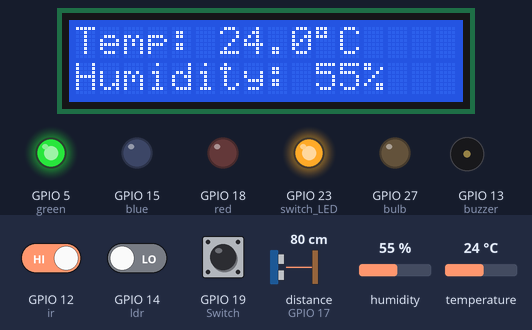
This sketch was run on a simulated ESP32. Parts: 16×2 character LCD, output pins drawn as LEDs (lit = HIGH), buzzer (waves = sounding, pin HIGH). Wiring (inferred from the names in the program): ultrasonic range finder: trigger GPIO 16; echo GPIO 17. The test bench sets the inputs (shaded band); at power-on: distance to the obstacle (sensor on GPIO 17) 80 cm, GPIO 19 (Switch) HIGH, humidity 55 %, GPIO 12 (ir) HIGH, GPIO 14 (ldr) LOW, temperature 24 °C. The echo pulse lasts 58.3 µs per cm; pins used as bus, display or sensor lines are not drawn; what the sketch prints to the serial monitor is not drawn.

Above: at 1.2 s.
1.3 s: distance to the obstacle (sensor on GPIO 17) set to 34 cm
4.2 s: distance to the obstacle (sensor on GPIO 17) set to 28 cm
At 4.8 s:
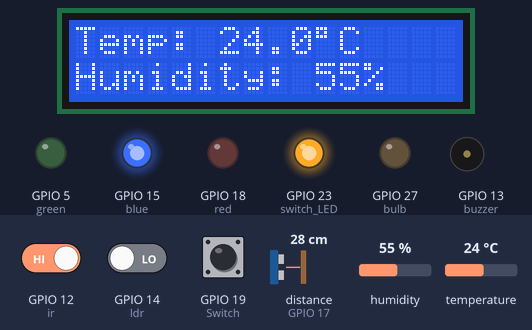
7.1 s: GPIO 19 (Switch) pulled LOW for 2.55 s
At 9.6 s:
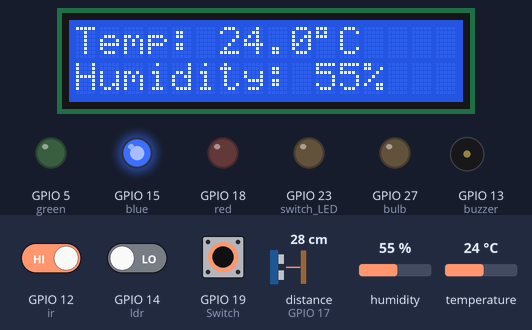
12.3 s: humidity set to 22 %
At 14.1 s:
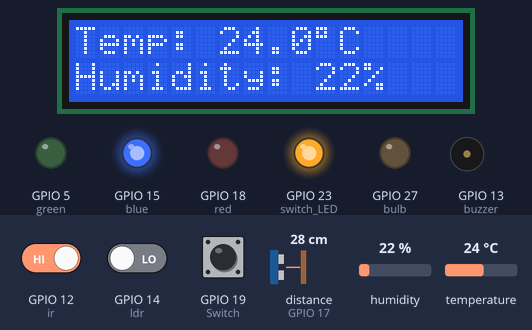
15.2 s: distance to the obstacle (sensor on GPIO 17) set to 18 cm
18.5 s: distance to the obstacle (sensor on GPIO 17) set to 14 cm
At 20.5 s:
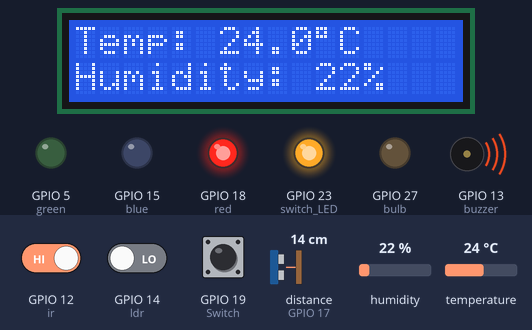
Timing chart, 0 to 22.0 s (numbered marks = the images above; inputs shaded):
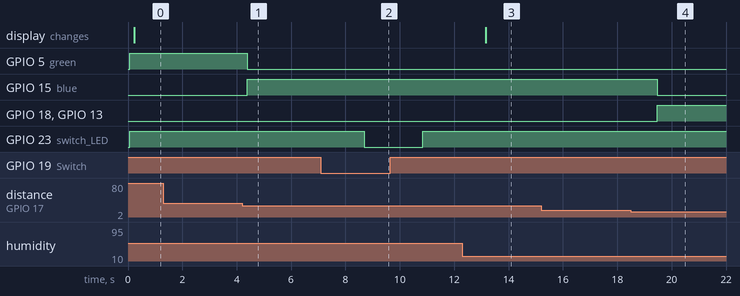

Measured:
- the behaviour switches between 31 and 30 cm on distance to the obstacle (sensor on GPIO 17) (found by bisection; images 0 and 1)
- the behaviour switches between 16 and 15 cm on distance to the obstacle (sensor on GPIO 17) (found by bisection; images 3 and 4)
- after the input at 1.3 s, every drawn part: stays the same
- after the input at 4.2 s, GPIO 5 (green): HIGH → LOW after 0.18 s; GPIO 15 (blue): LOW → HIGH after 0.18 s
- after the input at 7.1 s, GPIO 23 (switch_LED): HIGH → LOW after 1.6 s, → HIGH 2.2 s later
- after the input at 12.3 s, the display: changes after 0.85 s (image 3)
- after the input at 15.2 s, every drawn part: stays the same
- after the input at 18.5 s, GPIO 15 (blue): HIGH → LOW after 0.96 s; GPIO 18 (red), GPIO 13 (buzzer): LOW → HIGH after 0.96 s

The sketch:

ir_LDR_switch_ultrasonic_with-flag_DHT.ino
```cpp
#include <Wire.h>
#include <LiquidCrystal_I2C.h>
#include <DHT.h>

const int ir = 12;
const int buzzer = 13;
const int ldr = 14;
const int bulb = 27;
const int Switch = 19;
const int switch_LED = 23;
const int trig = 16;
const int echo = 17;
const int red = 18;
const int green = 5;
const int blue = 15;
const int dhtPin = 26;

int irState;
int ldrState;
int switchState;
long duration;
float distance;
bool buzzerAlarm;
float humidity;
float temperature;

DHT dht(dhtPin, DHT11);
LiquidCrystal_I2C lcd(0x27, 16, 2);


void setup() {
  // put your setup code here, to run once:
  pinMode(ir, INPUT);
  pinMode(buzzer, OUTPUT);
  pinMode(ldr, INPUT);
  pinMode(bulb, OUTPUT);
  pinMode(Switch, INPUT_PULLUP);
  pinMode(switch_LED, OUTPUT);
  pinMode(trig, OUTPUT);
  pinMode(echo, INPUT);
  pinMode(red, OUTPUT);
  pinMode(green, OUTPUT);
  pinMode(blue, OUTPUT);

  dht.begin();

  lcd.init();
  lcd.backlight();

  Serial.begin(9600);
}

void loop() {
  // put your main code here, to run repeatedly:
  irState = digitalRead(ir);
  ldrState = digitalRead(ldr);
  switchState = digitalRead(Switch);

  buzzerAlarm = false;

  if (switchState == LOW) {
    digitalWrite(switch_LED, LOW);
    if (irState == LOW) {
      buzzerAlarm = true;
    }
    if (ldrState == HIGH) {
      digitalWrite(bulb, HIGH);
    } else {
      digitalWrite(bulb, LOW);
    }
  } else {
    digitalWrite(switch_LED, HIGH);
    digitalWrite(bulb, LOW);
  }
  digitalWrite(trig, LOW);
  delayMicroseconds(2);
  digitalWrite(trig, HIGH);
  delayMicroseconds(10);
  digitalWrite(trig, LOW);

  duration = pulseIn(echo, HIGH, 30000);
  distance = (duration * 0.034) / 2;

  if (distance > 0 && distance <= 15) {
    digitalWrite(red, HIGH);
    digitalWrite(green, LOW);
    digitalWrite(blue, LOW);
    buzzerAlarm = true;
  } else if (distance > 15 && distance <= 30) {
    digitalWrite(blue, HIGH);
    digitalWrite(green, LOW);
    digitalWrite(red, LOW);
  } else if (distance > 30) {
    digitalWrite(green, HIGH);
    digitalWrite(red, LOW);
    digitalWrite(blue, LOW);
  } else {
    digitalWrite(green, LOW);
    digitalWrite(blue, LOW);
    digitalWrite(red, LOW);
  }

  if (buzzerAlarm) {
    digitalWrite(buzzer, HIGH);
  } else {
    digitalWrite(buzzer, LOW);
  }

  Serial.print("distance = ");
  Serial.print(distance);
  Serial.println(" Cm");
  delay(100);

  humidity = dht.readHumidity();
  temperature = dht.readTemperature();

  if (isnan(humidity) || isnan(temperature)) {
    lcd.setCursor(0, 0);
    lcd.print("sensor error!  ");
    delay(2000);
    return;
  }

  lcd.setCursor(0, 0);
  lcd.print("Temp: ");
  lcd.print(temperature, 1);
  lcd.write(223);
  lcd.print("C   ");

  lcd.setCursor(0, 1);
  lcd.print("Humidity: ");
  lcd.print(humidity, 0);
  lcd.print("%   ");
  delay(2000);
}
```
